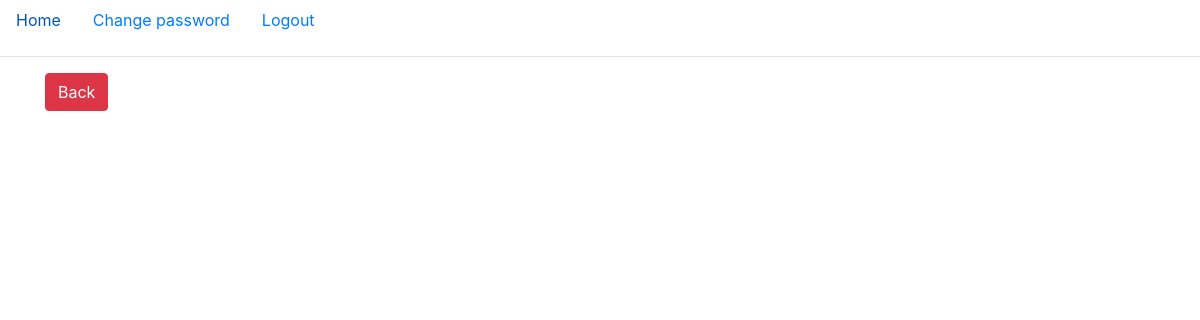
The app's page /myposts/ (signed in), older data.
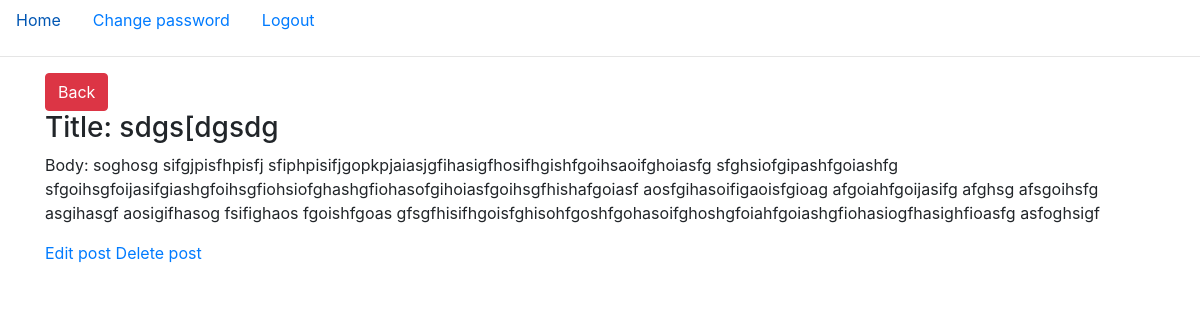
The same page, newer data.
### post/models.py (models this page shows)
class Post(models.Model):
    user = models.ForeignKey(get_user_model(), on_delete=models.CASCADE)
    category = models.ForeignKey(Category, default=1, on_delete=models.CASCADE)
    post_title = models.TextField(max_length=100)
    post_body = models.TextField()
    price = models.IntegerField()
    date = models.DateField(auto_now=True)
    class Meta:
        ordering = ['-pk']

### post/views.py (the view)
# urls.py: path('myposts/',views.myposts,name="myposts"),
@login_required(login_url='/login/')
def myposts(request):
    id = request.user.id
    posts = Post.objects.filter(user_id=id)
    return render(request, "posts/myposts.html", {"posts": posts})

### templates/posts/myposts.html (shortened to what this page needs)
{% extends 'base.html' %}
{% block content %}
<div class="container">
<a class="btn btn-danger" href={% url 'post' %}>Back</a>
    <div class="row">
        {% for post in posts %}
        <div class="col">
            <h3>Title: {{ post.post_title }}</h3>
            <p>Body: {{ post.post_body }}</p>
            <a href="{%url 'editpost' post.id %}">Edit post</a>
            <a href="{%url 'deletepost' post.id %}">Delete post</a>
        </div>
        {% endfor %}
    </div>
</div>
{% endblock %}

Row changes from the older to the newer data that the page shows:
added Post: post_title "sdgs[dgsdg", post_body "soghosg sifgjpisfhpisfj sfiphpisifjgopkpjaiasjgfihasigfhosifhgishfgoihsaoifghoiasfg sfghsiofgipashfgoiashfg sfgoihsgfoijasifgiashgfoihsgfiohsiofghashgfiohasofgihoiasfgoihsgfhishafgoiasf aosfgihasoifigaoisfgioag afgoiahfgoijasifg afghsg afsgoihsfg asgihasgf aosigifhasog fsifighaos fgoishfgoas gfsgfhisifhgoisfghisohfgoshfgohasoifghoshgfoiahfgoiashgfiohasiogfhasighfioasfg asfoghsigf"
